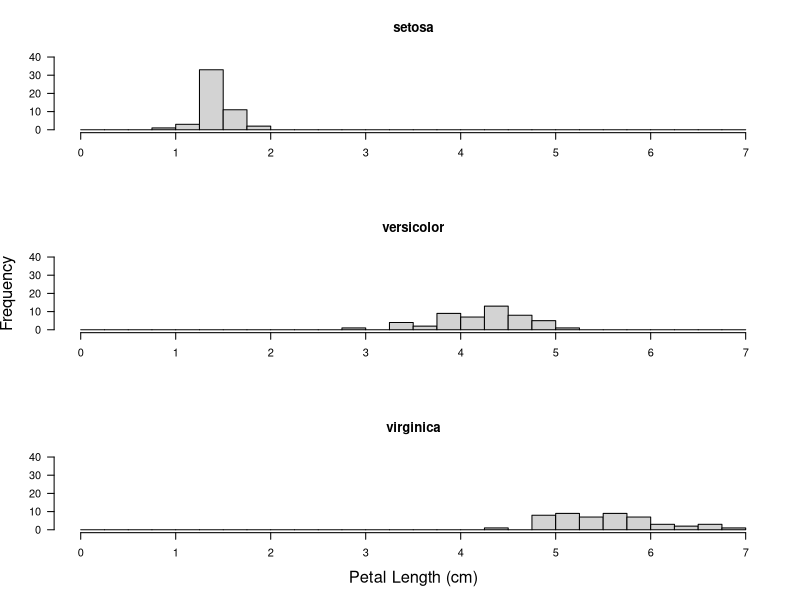
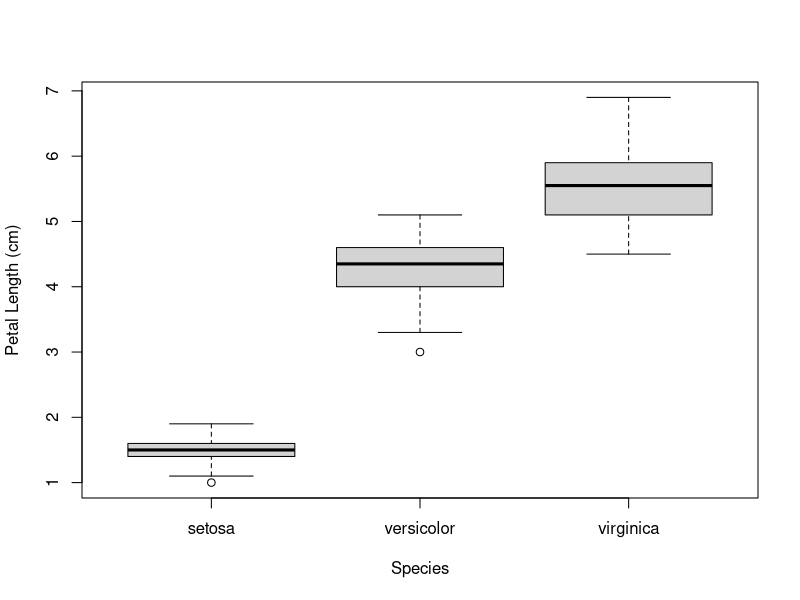
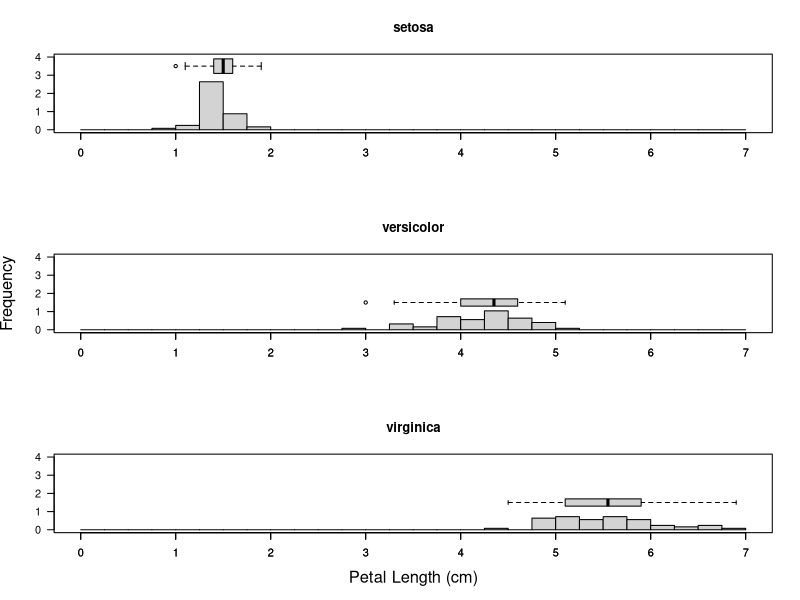
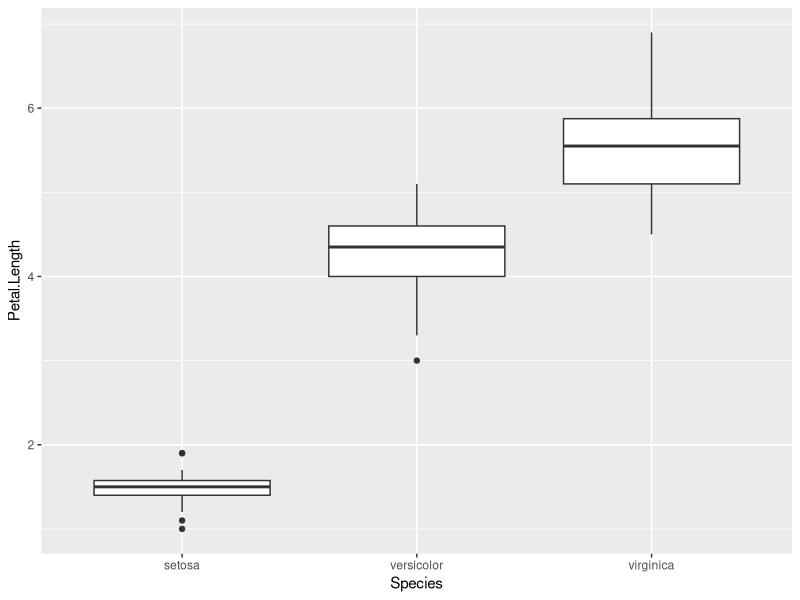
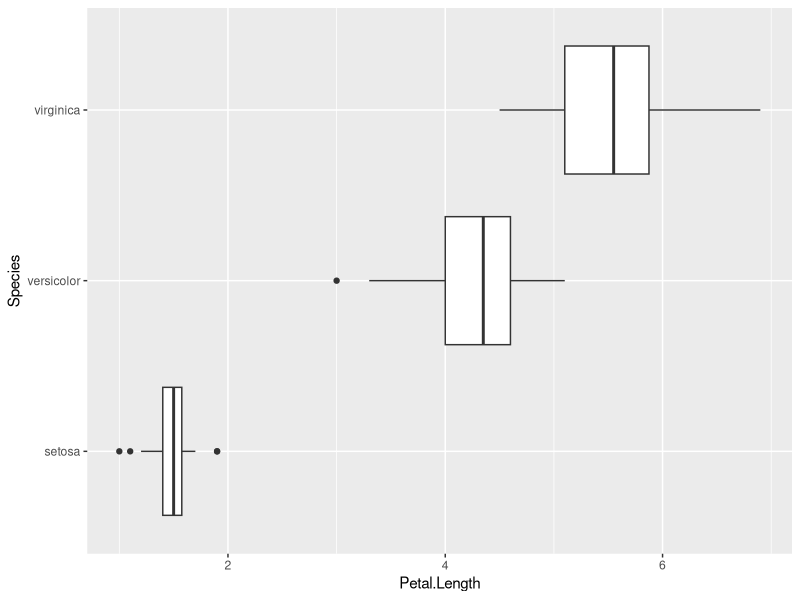
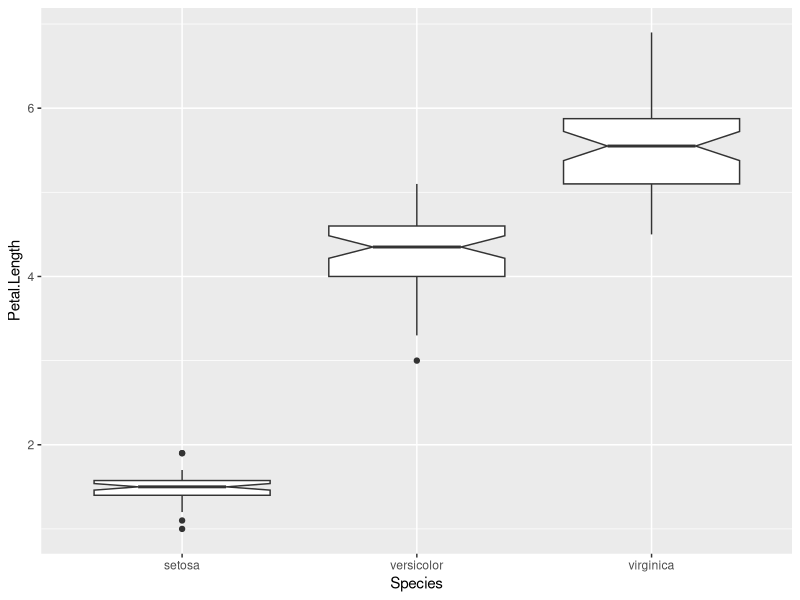
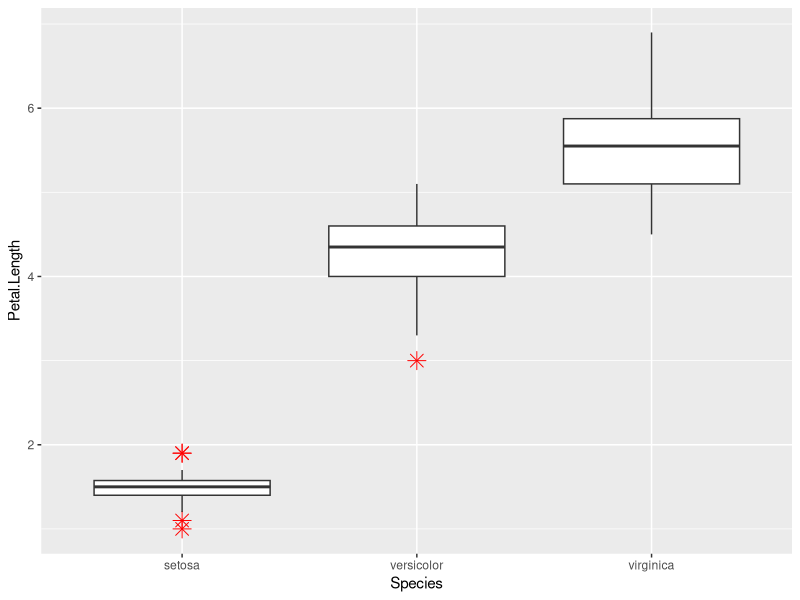
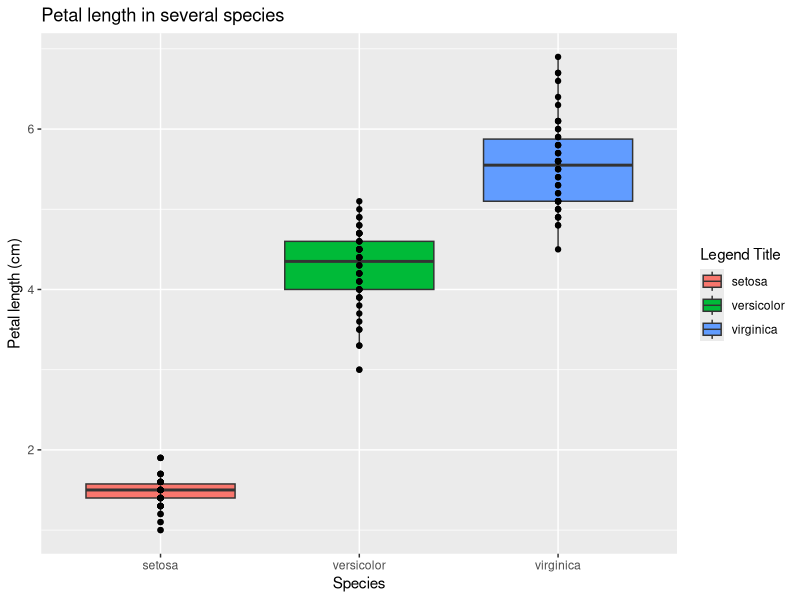

Generate these figures, in order, with R:
## ---- chunk 1
rm(list=ls()) # remove everything currently held in the R memory
## ---- chunk 2
par(mfrow=c(3,1)) # specify a 3x1 panel plot
# Species == setosa
hist(iris$Petal.Length[iris$Species=="setosa"], breaks=seq(0,7,0.25),
      main="setosa", xlab="", ylab="", cex.lab=1.5, ylim=c(0, 40), las=1, col="lightgrey")

# Species == versicolor
hist(iris$Petal.Length[iris$Species=="versicolor"], breaks=seq(0,7,0.25),
      main="versicolor", xlab="", ylab="Frequency", ylim=c(0, 40), las=1, cex.lab=1.5, col="lightgrey")

# Species == virginica
hist(iris$Petal.Length[iris$Species=="virginica"], breaks=seq(0,7,0.25),
      main="virginica", xlab="Petal Length (cm)", ylab="", ylim=c(0, 40), las=1, cex.lab=1.5, col="lightgrey")

## ---- chunk 3
par(mfrow=c(1,1))
boxplot( iris$Petal.Length ~ iris$Species,
		ylab="Petal Length (cm)", xlab="Species")
## ---- chunk 4
par(mfrow=c(3,1)) # specify a 3x1 panel plot

hist(iris$Petal.Length[iris$Species=="setosa"], breaks=seq(0,7,0.25), freq=F,
      main="setosa", xlab="", ylab="", cex.lab=1.5,ylim=c(0, 4), las=1,
      col="lightgrey")
boxplot(iris$Petal.Length[iris$Species=="setosa"],at=3.5,horizontal=T,add=T,width=2)

hist(iris$Petal.Length[iris$Species=="versicolor"], breaks=seq(0,7,0.25),  freq=F,
      main="versicolor", xlab="", ylab="Frequency", cex.lab=1.5, ylim=c(0, 4), las=1,
      col="lightgrey")
boxplot(iris$Petal.Length[iris$Species=="versicolor"],at=1.5,horizontal=T,add=T)

hist(iris$Petal.Length[iris$Species=="virginica"], breaks=seq(0,7,0.25),  freq=F,
      main="virginica", xlab="Petal Length (cm)", ylab="", cex.lab=1.5, 
      ylim=c(0, 4), las=1, col="lightgrey")
boxplot(iris$Petal.Length[iris$Species=="virginica"],at=1.5,horizontal=T,add=T)
## ---- chunk 5
library(ggplot2)
## ---- chunk 6
p <- ggplot(iris, aes(x=Species, y=Petal.Length)) + geom_boxplot()
p
## ---- chunk 7
p + coord_flip()
## ---- chunk 8
ggplot(iris, aes(x=Species, y=Petal.Length)) + 
  geom_boxplot(notch=TRUE)
## ---- chunk 9
ggplot(iris, aes(x=Species, y=Petal.Length)) + 
  geom_boxplot(outlier.colour="red", outlier.shape=8,
                outlier.size=4)
## ---- chunk 10
require(ggplot2)
q <- ggplot(data = iris, aes(x=Species, y=Petal.Length)) 
q <- q + geom_boxplot(aes(fill = Species))

# if you want color for points replace group with colour=Label

q <- q + geom_point(aes(y=Petal.Length, group=Species), position = position_dodge(width=0.75))

q <- q + xlab("Species") + ylab("Petal length (cm)") + ggtitle("Petal length in several species")
q <- q + guides(fill=guide_legend(title="Legend Title"))
q
